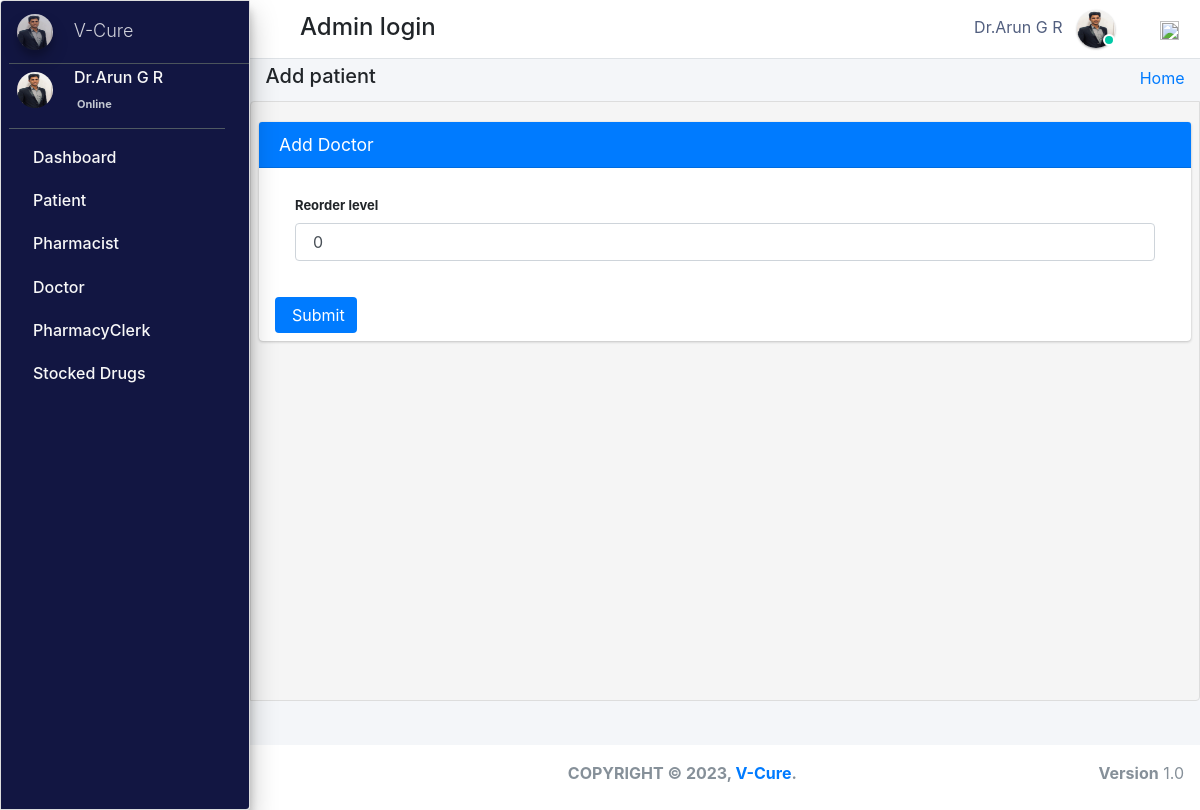
The page /admin_user/reorder_level/6/ (signed in) on the database its author committed.
### pharmacy/models.py (models this page shows, shortened)
class CustomUser(AbstractUser):
    user_type_data = ((1, "AdminHOD"), (2, "Pharmacist"), (3, "Doctor"), (4, "PharmacyClerk"),(5, "Patients"))
    user_type = models.CharField(default=1, choices=user_type_data, max_length=10)

class AdminHOD(models.Model):
    gender_category=(
        ('Male','Male'),
        ('Female','Female'),
    )
    admin = models.OneToOneField(CustomUser,null=True, on_delete = models.CASCADE)
    emp_no= models.CharField(max_length=100,null=True,blank=True)
    gender=models.CharField(max_length=100,null=True,choices=gender_category)
    mobile=models.CharField(max_length=10,null=True,blank=True)
    address=models.CharField(max_length=300,null=True,blank=True)
    profile_pic=models.ImageField(default="admin.png",null=True,blank=True)
    created_at = models.DateTimeField(auto_now_add=True)
    updated_at = models.DateTimeField(auto_now=True)
    date_employed=models.DateTimeField(auto_now_add=True, auto_now=False)
    objects = models.Manager()

class Stock(models.Model):
    drug_name = models.CharField(max_length=50, blank=True, null=True)
    drug_strength= models.CharField(max_length=10, blank=True, null=True)
    category = models.ForeignKey(Category,null=True,on_delete=models.CASCADE,blank=True)
    batch_no = models.CharField(max_length=50 ,blank=True, null=True)
    hsn_code = models.CharField(max_length=50 ,blank=True, null=True)
    quantity = models.IntegerField(default='0', blank=True, null=True)
    packing = models.IntegerField(default='0', blank=True, null=True)
    market_rate = models.DecimalField(default=0.00, decimal_places=2, max_digits=20, blank=True, null=True)
    trading_rate = models.DecimalField(default=0.00, decimal_places=2, max_digits=20, blank=True, null=True)
    complement = models.IntegerField(default='0', blank=True, null=True)
    receive_quantity = models.IntegerField(default='0', blank=True, null=True)
    manufacture = models.CharField(max_length=50, blank=True, null=True)
    company = models.CharField(max_length=50, blank=True, null=True)
    company_address = models.CharField(max_length=300,null=True,blank=True)
    reorder_level = models.IntegerField(default='0', blank=True, null=True)
    distributor = models.CharField(max_length=50, blank=True, null=True)
    distributor_address = models.CharField(max_length=300,null=True,blank=True)
    drug_color = models.CharField(max_length=50, blank=True, null=True)
    drug_shape = models.CharField(max_length=50, blank=True, null=True)
    last_updated = models.DateTimeField(auto_now_add=False, auto_now=True)
    timestamp = models.DateTimeField(auto_now_add=True, auto_now=False)
    valid_from = models.DateTimeField(blank=True, null=True,default=timezone.now)
    valid_to = models.DateTimeField(blank=False, null=True)
    drug_description=models.TextField(blank=True,max_length=1000,null=True)
    drug_pic=models.ImageField(default="images2.png",null=True,blank=True)
    sgst = models.DecimalField(default=0.00, decimal_places=2, max_digits=20, blank=True, null=True)
    cgst = models.DecimalField(default=0.00, decimal_places=2, max_digits=20, blank=True, null=True)
    discount = models.IntegerField(default='0', blank=True, null=True)
    net_amount = models.DecimalField(default=0.00, decimal_places=2, max_digits=20, blank=True, null=True)
    objects = ExpiredManager()

### pharmacy/HODViews.py (the view)
# urls.py: path('admin_user/reorder_level/<str:pk>/', HODViews.reorder_level, name="reorder_level"),
def reorder_level(request, pk):
    queryset = Stock.objects.get(id=pk)
    form = ReorderLevelForm(request.POST or None, instance=queryset)
    if form.is_valid():
        instance = form.save(commit=False)
        instance.save()
        messages.success(request, "Reorder level for " + str(instance.drug_name) + " is updated to " + str(instance.reorder_level))
        return redirect("manage_stock")
    context ={
        "instance": queryset,
        "form": form,
        "title":"Reorder Level"
    }
    return render(request,'hod_templates/reorder_level.html',context)

### pharmacy/forms.py
class ReorderLevelForm(forms.ModelForm):
	class Meta:
		model = Stock
		fields = ['reorder_level']

### pharmacy/LoginCheckMiddleWare.py (called while the page is built, shortened)
    def process_view(self, request, view_func, view_args, view_kwargs):
        modulename = view_func.__module__
        user = request.user
        if user.is_authenticated:
            if user.user_type == "1":
                if modulename == "pharmacy.HODViews":
                    pass
                elif modulename == "":
                    pass
                elif modulename == "pharmacy.views" or modulename == "django.views.static":
                    pass
                else:
                    pass
            else:
                return redirect("login")
        else:
            if request.path == reverse("login"):
                pass
            else:
                return redirect("login")

### pharmacy/models.py (called while the page is built)
    def get_queryset(self):
        return super().get_queryset().annotate(
            expired=ExpressionWrapper(Q(valid_to__lt=Now()), output_field=BooleanField())
        )

### pharmacy/templates/hod_templates/reorder_level.html (shortened to what this page needs)
{% extends 'hod_templates/base_template.html'%} {% load crispy_forms_tags %} {% block page_title %}
<h5>Add patient</h5>
{% endblock page_title %} {% block main_content %}
<section class="content">
    <div class="row">
        <div class="col-md-12">
            <div class="card card-primary">
                <div class="card-header">
                    <h3 class="card-title">Add Doctor</h3>
                </div>
                <form method="POST" style="font-size:13px;" class='px-3 py-2'>
                    <div class="card-body">
                        {{form|crispy}}
                    </div>
                    <input type="submit" class="btn btn-primary">
                </form>
            </div>
        </div>
    </div>
</section>
{% endblock main_content %}

### pharmacy/templates/hod_templates/base_template.html (shortened to what this page needs)
{% extends 'base_file.html' %} {% block htm %}
<body class="hold-transition sidebar-mini layout-fixed">
    <div class="wrapper">
        <nav class="main-header navbar navbar-expand navbar-white navbar-light">
            <ul class="navbar-nav">
                <li class="nav-item">
                    <a class="nav-link" data-widget="pushmenu" href="#" role="button"></a>
                </li>
            </ul>
            <h4 style="margin-left: 10px; margin-top: 5px;">Admin login </h4>
            <ul class="navbar-nav ml-auto">
                <li class="mx-3">
                    <a href="#" class="sm-submenu-with-image a">
                        <span>{{user.first_name}}  {{user.last_name}}</span>
                        <img src="{{request.user.adminhod.profile_pic.url}}" class="img-circle elevation-1" width="38" height="38" alt="">
                        <span class="avatar-status avatar-sm-status avatar-status-success"></span>
                    </a>
                </li>
                <li class="nav-item dropdown ml-3 low">
                    <a href="#" class="btn btn-outlined btn-black text-muted bg-transparent " data-toggle="dropdown" aria-expanded="false" data-wow-delay="0.7s"><img src="https://img.icons8.com/ios/50/000000/settings.png" width="19" height="19">
                    </a>
                </li>
            </ul>
        </nav>
        {% include 'hod_templates/sidebar.html'%}
        <div class="content-wrapper">
            <div class="content-header">
                <div class="container-fluid">
                    <div class="row ">
                        <div class="col-sm-6">
                            <h1 class="m-0 text-dark">
                                {% block page_title %} {% endblock page_title %}
                            </h1>
                        </div>
                        <div class="col-sm-6 ">
                            <ol class="breadcrumb float-sm-right">
                                <li class="breadcrumb-item"><a href="">Home</a></li>
                            </ol>
                        </div>
                    </div>
                </div>
            </div>
            {% block main_content %} {% endblock main_content %}
        </div>
        {% include 'hod_templates/footer.html'%}
    </div>
    {% endblock htm %}

### pharmacy/templates/hod_templates/sidebar.html (shortened to what this page needs)
<aside class="main-sidebar sidebar-dark-primary elevation-4">
    <a href="" class="brand-link ml-2">
        <img src="{{request.user.adminhod.profile_pic.url}}" alt="" width="36" height="36" class=" img-circle elevation-3" style="opacity: .8">
        <span class="brand-text font-weight-light mt-1 ml-3 mmust">V-Cure</span>
    </a>
    <div class="sidebar">
        <div class="user-panel mr-3">
            <div class="pull-left image sm-submenu-with-image a ml-2 ">
                <img src="{{request.user.adminhod.profile_pic.url}}" class="img-circle mt-2" width="36" height="36" alt="User Image">
            </div>
            <div class="pull-left info">
                <p>{{user.first_name}} {{user.last_name}}</p>
                <a href="#"> Online</a>
            </div>
        </div>
        <nav class="mt-2">
            <ul class="nav nav-pills nav-sidebar flex-column" data-widget="treeview" role="menu" data-accordion="false">
                <li class="nav-item">
                    <a href="{% url  'admin_dashboard' %}" class="nav-link">
                        <p>
                            Dashboard
                        </p>
                    </a>
                </li>
                <li class="nav-item">
                    <a href="#" class="nav-link">
                        <p>
                            Patient
                        </p>
                    </a>
                </li>
                <li class="nav-item">
                    <a href="#" class="nav-link">
                        <p>
                            Pharmacist
                        </p>
                    </a>
                </li>
                <li class="nav-item">
                    <a href="#" class="nav-link">
                        <p>
                            Doctor
                        </p>
                    </a>
                </li>
                <li class="nav-item">
                    <a href="#" class="nav-link">
                        <p>
                            PharmacyClerk
                        </p>
                    </a>
                </li>
                <li class="nav-item">
                    <a href="#" class="nav-link">
                        <p>
                            Stocked Drugs
                        </p>
                    </a>
                </li>
            </ul>
        </nav>
    </div>
</aside>

### static/css/main.css (style rules this page uses)
html { font-family: sans-serif; line-height: 1.15; -webkit-text-size-adjust: 100%; -webkit-tap-highlight-color: transparent; }
body { overflow-y: hidden; overflow-x: hidden; font-family: -apple-system, BlinkMacSystemFont, "Segoe UI", Roboto, "Helvetica Neue", Arial, "Noto Sans", sans-serif, "Apple Color Emoji", "Segoe UI Emoji", "Segoe UI Symbol", "Noto Color Emoji" !important; }
.content { background-color: #f5f5f5; border: 1px solid #dddddd; border-radius: 4px 0px 4px 0px; left: -1px; padding: 10px 7px 5px; }
.main-sidebar { background: #ffffff; border: 1px solid #dddddd; border-radius: 4px 0px 4px 0px; font-weight: bold; }
.content { height: 75vh; overflow-y: scroll; overflow-x: hidden; }
.content .row { margin-top: 20px !important; }
.main-sidebar { background-color: #121642 !important; color: white !important; }
.main-sidebar p { color: #f8f8f8 !important; font-weight: 500 !important }
.btn-primary { outline: none !important; border: none !important; }
.avatar-status { position: absolute; bottom: 12px; right: 75.4px; display: -ms-inline-flexbox; display: inline-flex; -ms-flex-negative: 0; flex-shrink: 0; -ms-flex-pack: center; justify-content: center; -ms-flex-align: center; align-items: center; white-space: nowrap; text-align: center; vertical-align: baseline; font-weight: 600; border: .125rem solid #fff; width: 12px; height: 12px; line-height: 1; font-size: .71094rem; border-radius: 50%; }
.avatar-status-success { color: #fff; background-color: #00c9a7; }
.pull-left { float: left; }
.pull-left { float: left!important; }
.user-panel>.info { padding: 5px 5px 5px 15px; line-height: 1; position: absolute; left: 55px; }
.user-panel>.info>p { font-weight: 600; margin-bottom: 9px; }
p { margin: 0 0 10px; }
.user-panel { padding-bottom: 20px; }
.user-panel:after { clear: both; }
.user-panel:before, .user-panel:after { content: " "; display: table; }
.user-panel>.info>a { text-decoration: none; padding-right: 5px; margin-top: 3px; font-size: 11px; overflow: hidden; white-space: nowrap; }
.mmust { overflow: hidden; white-space: nowrap; font-size: 18px; }
.container-fluid { width: 100%; padding-right: 15px; padding-left: 15px; margin-right: auto; margin-left: auto; }
.row { display: flex; flex-wrap: wrap; margin-right: -15px; margin-left: -15px; }
input { text-indent: 5px !important; }
input::placeholder { text-indent: 5px !important; }
.img-circle { border-radius: 50%; }
.content-wrapper .content-header { padding: 5px 0.5rem !important; }

### static/css/profile.css (style rules this page uses)
li { list-style-type: none ! }
.form-control { font-size: .875rem; }
.navbar-nav span { color: #525f7f !important; margin-right: 10px !important; }
body { font-family: 'Rubik', sans-serif; height: 100% !important; }
input { text-indent: 5px !important; }
input::placeholder { text-indent: 5px !important; }

### rows shown on the page
CustomUser: first_name "Dr.Arun", last_name "G R", user.adminhod.profile_pic (picture)
Stock: reorder_level "0"
